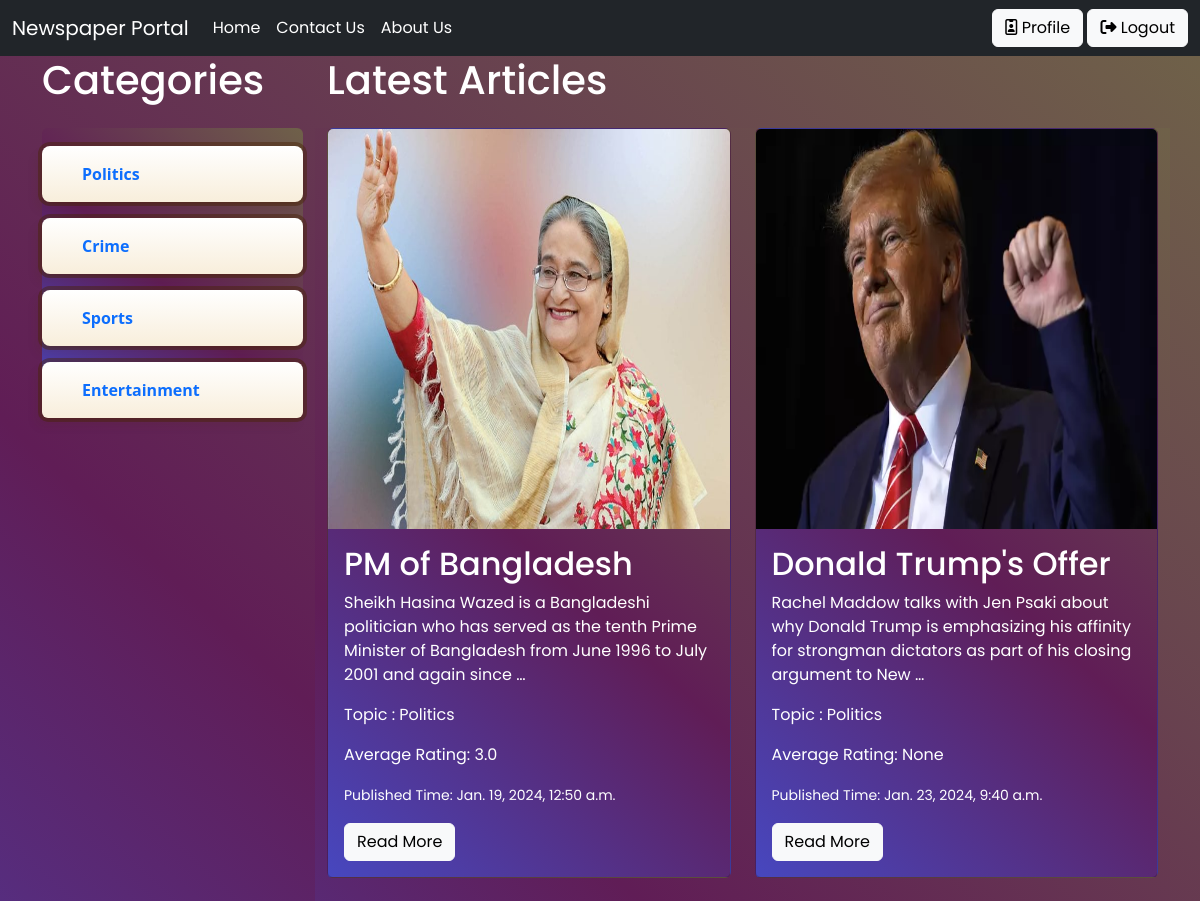
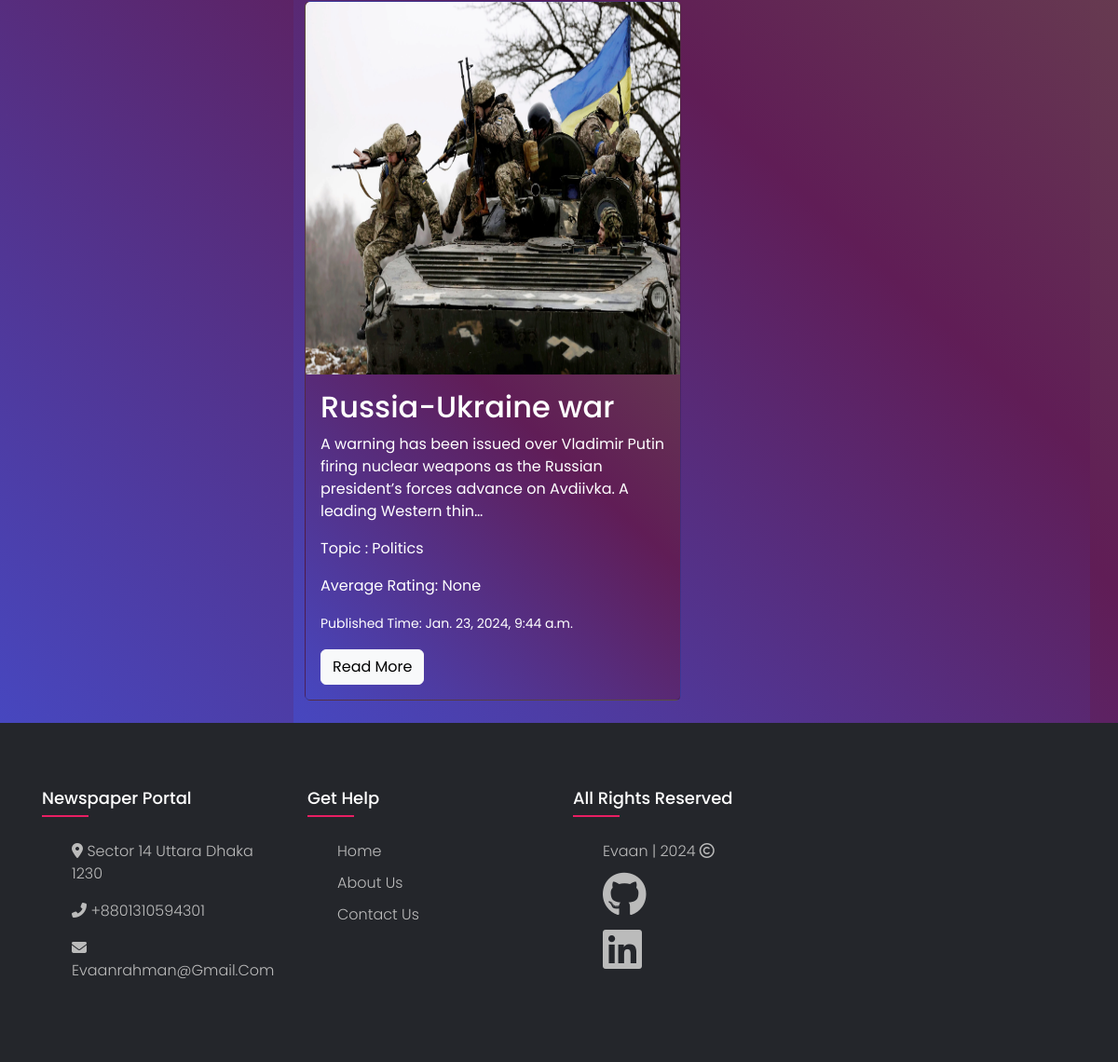
The page /category/Politics/ (signed in) on the database its author committed (2 pictures, top to bottom).
### article/models.py (models this page shows, shortened)
class Category(models.Model):
    name = models.CharField(max_length=100)

class Article(models.Model):
    photo = models.ImageField('uploads' , blank=True)
    headline = models.CharField(max_length=255)
    body = models.TextField()
    category = models.ForeignKey(Category, on_delete=models.CASCADE)
    publishing_time = models.DateTimeField(auto_now_add=True)
    ratings = models.ManyToManyField(User, through='Rating')

### article/views.py (the view)
# urls.py: path('category/<str:category_name>/', article_list_by_category, name='article_list_by_category'),
@login_required
def article_list_by_category(request, category_name):
    categories = Category.objects.all()
    articles = Article.objects.filter(category__name=category_name)
    for article in articles:
        article.average_rating = Rating.objects.filter(article=article).aggregate(Avg('value'))['value__avg']
    context = {'articles': articles, 'categories': categories, 'selected_category': category_name}
    return render(request, 'cat_article.html', context)

### article/templates/cat_article.html (shortened to what this page needs)
{% extends 'base.html' %}
{% block content %}
<div class="full-body">
  <div class="container ">
    <div class="row">
        <div class="col-md-3">
            <h1 class="mb-4 text-white ">Categories</h1>
            <ul class="list-group full-body">
                {% for category in categories %}
                <a href="{% url 'article_list_by_category' category_name=category.name %}">
                  <li class="mybtn list-group-item mt-3 ">
                    <a style="text-decoration: none;"  href="{% url 'article_list_by_category' category_name=category.name %}">
                      {{ category.name }}</a>
                </li>
                </a>
                {% endfor %}
            </ul>
        </div>
        <div class="col-md-9">
            <h1 class="mb-4 text-white">Latest Articles</h1>
            <div class="row full-body ">
                {% for article in articles %}
                    <div class="col-md-6 mb-4">
                        <div class="card full-body">
                            {% if article.photo %}
                                <img src="{{ article.photo.url }}" class="card-img-top" alt="{{ article.headline }}">
                            {% endif %}
                            <div class="card-body text-white">
                                <h2 class="card-title">{{ article.headline }}</h2>
                                <p class="card-text ">{{ article.body|truncatechars:150 }}</p>
                                <p class="card-text text-white">Topic : <span class="button-38">{{ article.category.name }}</span> </p>
                                <p>Average Rating: {{ article.average_rating }}</p>
                                <p class="card-text "><small class="text-white">Published Time: {{ article.publishing_time }}</small></p>
                                <a href="{% url 'article_detail' article.id %}" class="btn btn-light">Read More</a>
                            </div>
                        </div>
                    </div>
                {% endfor %}
            </div>
        </div>
    </div>
</div>
</div>
{% endblock %}

### templates/base.html (style rules this page uses)
body { line-height: 1.5; font-family: 'Poppins', sans-serif; }
* { margin:0; padding:0; box-sizing: border-box; }
.row { display: flex; flex-wrap: wrap; }
ul { list-style: none; }
body { background-color: #4747bf ; background-image: linear-gradient(43deg, #4747bf 0%, #601d56 46%, #6f6149 100%) ; }

### article/templates/cat_article.html (style rules this page uses)
.full-body { background-color: #4747bf ; background-image: linear-gradient(43deg, #4747bf 0%, #601d56 46%, #6f6149 100%) ; }
.mybtn { appearance: button; background-color: transparent; background-image: linear-gradient(to bottom, #fff, #f8eedb); border: 0 solid #e5e7eb; border-radius: .5rem; box-sizing: border-box; color: #482307; column-gap: 1rem; cursor: pointer; display: flex; font-family: ui-sans-serif,system-ui,-apple-system,system-ui,"Segoe UI",Roboto,"Helvetica Neue",Arial,"Noto Sans",sans-serif,"Apple Color Emoji","Segoe UI Emoji","Segoe UI Symbol","Noto Color Emoji"; font-size: 100%; font-weight: 700; line-height: 24px; margin: 0; outline: 2px solid transparent; padding: 1rem 1.5rem; text-align: center; text-transform: none; transition: all .1s cubic-bezier(.4, 0, .2, 1); user-select: none; -webkit-user-select: none; touch-action: manipulation; box-shadow: -6px 8px 10px rgba(81,41,10,0.1),0px 2px 2px rgba(81,41,10,0.2); text-decoration: none; background-color: #f3f4f6; box-shadow: -1px 2px 5px rgba(81,41,10,0.15),0px 1px 1px rgba(81,41,10,0.15); transform: translateY(0.125rem); box-shadow: rgba(72, 35, 7, .46) 0 0 0 4px, -6px 8px 10px rgba(81,41,10,0.1), 0px 2px 2px rgba(81,41,10,0.2); }
.card-img-top { max-width: 100%; height: 400px; }

### rows shown on the page
Category: name "Politics"
Category: name "Crime"
Category: name "Sports"
Category: name "Entertainment"
Article: photo (picture), headline "PM of Bangladesh", body "Sheikh Hasina Wazed is a Bangladeshi politician who has served as the tenth Prime Minister of Bangladesh from June 1996 to July 2001 and again since …", category.name "Politics", average_rating "3.0", publishing_time "Jan. 19, 2024, 12:50 a.m."
Article: photo (picture), headline "Donald Trump's Offer", body "Rachel Maddow talks with Jen Psaki about why Donald Trump is emphasizing his affinity for strongman dictators as part of his closing argument to New …", category.name "Politics", average_rating "None", publishing_time "Jan. 23, 2024, 9:40 a.m."
Article: photo (picture), headline "Russia-Ukraine war", body "A warning has been issued over Vladimir Putin firing nuclear weapons as the Russian president’s forces advance on Avdiivka. A leading Western thin…", category.name "Politics", average_rating "None", publishing_time "Jan. 23, 2024, 9:44 a.m."
